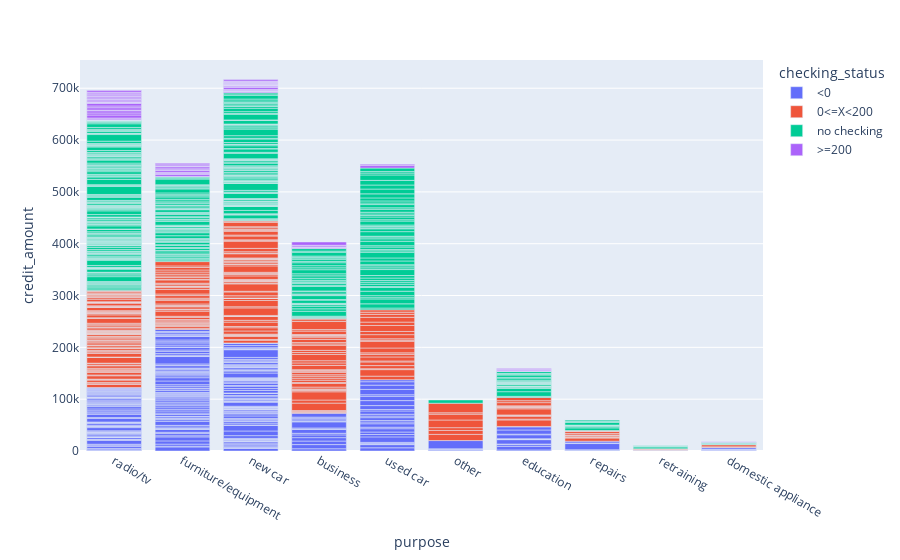

Notebook cell for this chart:
### Code cell
# Based on the purpose of the purchase how much credit do people take out and what is their checking account status?
px.bar(df, x = "purpose", y = "credit_amount", color="checking_status")
# Interestingly it seems that for 'radio/tv', 'furniture/equipment', 'new car', and 'used car' individuals are more willing to take out credit
# even though they have very little amount of money in their checking account. One surprising number here is the "no checking" which makes me wonder if 
# what is meant is that there is no checking account information for the user because they didn't provide any.

### Figure 1 — Plotly figure (JSON) as saved in the notebook; plotly's stock layout.template omitted (floating-point values rounded to 4 significant figures; data arrays with more than 128 entries replaced by an {"elided": "..."} marker saying what was removed)
{"data": [{"alignmentgroup": "True", "hovertemplate": "checking_status=<0<br>purpose=%{x}<br>credit_amount=%{y}<extra></extra>", "legendgroup": "<0", "marker": {"color": "#636efa", "pattern": {"shape": ""}}, "name": "<0", "offsetgroup": "<0", "orientation": "v", "showlegend": true, "textposition": "auto", "type": "bar", "x": {"elided": "274 str values"}, "xaxis": "x", "y": {"elided": "274 int values"}, "yaxis": "y"}, {"alignmentgroup": "True", "hovertemplate": "checking_status=0<=X<200<br>purpose=%{x}<br>credit_amount=%{y}<extra></extra>", "legendgroup": "0<=X<200", "marker": {"color": "#EF553B", "pattern": {"shape": ""}}, "name": "0<=X<200", "offsetgroup": "0<=X<200", "orientation": "v", "showlegend": true, "textposition": "auto", "type": "bar", "x": {"elided": "269 str values"}, "xaxis": "x", "y": {"elided": "269 int values"}, "yaxis": "y"}, {"alignmentgroup": "True", "hovertemplate": "checking_status=no checking<br>purpose=%{x}<br>credit_amount=%{y}<extra></extra>", "legendgroup": "no checking", "marker": {"color": "#00cc96", "pattern": {"shape": ""}}, "name": "no checking", "offsetgroup": "no checking", "orientation": "v", "showlegend": true, "textposition": "auto", "type": "bar", "x": {"elided": "394 str values"}, "xaxis": "x", "y": {"elided": "394 int values"}, "yaxis": "y"}, {"alignmentgroup": "True", "hovertemplate": "checking_status=>=200<br>purpose=%{x}<br>credit_amount=%{y}<extra></extra>", "legendgroup": ">=200", "marker": {"color": "#ab63fa", "pattern": {"shape": ""}}, "name": ">=200", "offsetgroup": ">=200", "orientation": "v", "showlegend": true, "textposition": "auto", "type": "bar", "x": ["radio/tv", "furniture/equipment", "radio/tv", "domestic appliance", "new car", "furniture/equipment", "education", "new car", "radio/tv", "new car", "radio/tv", "business", "radio/tv", "radio/tv", "furniture/equipment", "furniture/equipment", "radio/tv", "used car", "new car", "furniture/equipment", "new car", "radio/tv", "new car", "radio/tv", "new car", "new car", "new car", "business", "furniture/equipment", "radio/tv", "new car", "radio/tv", "used car", "business", "education", "furniture/equipment", "furniture/equipment", "radio/tv", "furniture/equipment", "new car", "furniture/equipment", "new car", "radio/tv", "education", "radio/tv", "radio/tv", "education", "radio/tv", "radio/tv", "radio/tv", "business", "new car", "radio/tv", "new car", "furniture/equipment", "radio/tv", "radio/tv", "new car", "radio/tv", "radio/tv", "radio/tv", "new car", "business"], "xaxis": "x", "y": [409, 1474, 2100, 1225, 1961, 3617, 392, 781, 1881, 709, 5848, 1908, 3913, 4210, 1925, 2251, 1445, 4796, 1344, 3749, 1494, 4473, 3949, 3399, 2247, 1330, 939, 609, 1424, 5152, 1323, 1126, 2360, 2687, 2319, 3049, 2864, 683, 1275, 1240, 2116, 947, 1297, 1047, 3017, 1347, 1905, 1377, 3148, 1337, 1275, 1299, 1271, 1480, 2892, 3016, 2327, 1343, 745, 3656, 1258, 2923, 6289], "yaxis": "y"}], "layout": {"autosize": true, "barmode": "relative", "legend": {"title": {"text": "checking_status"}, "tracegroupgap": 0}, "margin": {"t": 60}, "xaxis": {"anchor": "y", "autorange": true, "domain": [0, 1], "range": [-0.5, 9.5], "title": {"text": "purpose"}, "type": "category"}, "yaxis": {"anchor": "x", "autorange": true, "domain": [0, 1], "range": [0, 754500.0], "title": {"text": "credit_amount"}, "type": "linear"}}}
